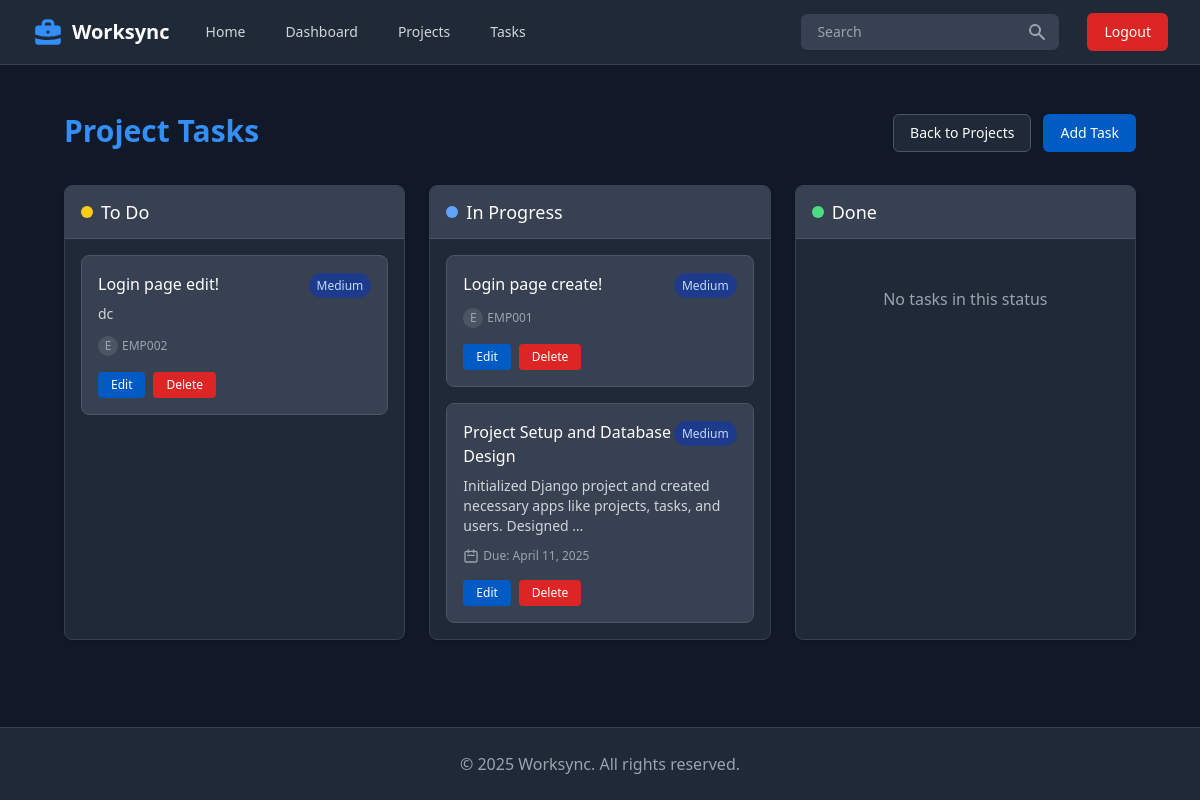
The app's page /projects/29/tasks/ (signed in) with its own data.
### projects/models.py (models this page shows, shortened)
class Task(models.Model):
    STATUS_CHOICES = [
        ('todo', 'To Do'),
        ('in_progress', 'In Progress'),
        ('done', 'Done')
    ]
    PRIORITY_CHOICES = [
        ('low', 'Low'),
        ('medium', 'Medium'),
        ('high', 'High')
    ]
    project = models.ForeignKey(Project, on_delete=models.CASCADE, related_name='tasks')
    title = models.CharField(max_length=100)
    description = models.TextField(blank=True, null=True)
    status = models.CharField(max_length=20, choices=STATUS_CHOICES, default='todo')
    priority = models.CharField(max_length=20, choices=PRIORITY_CHOICES, default='medium')
    assigned_to = models.ForeignKey(User, on_delete=models.SET_NULL, null=True, blank=True, related_name='assigned_tasks')
    due_date = models.DateField(null=True, blank=True)
    created_at = models.DateTimeField(auto_now_add=True)
    updated_at = models.DateTimeField(auto_now=True)

### projects/views.py (the view)
# urls.py: path("<int:project_id>/tasks/", views.task_list, name="task_list"),
@login_required
def task_list(request, project_id):
    project = get_object_or_404(Project, pk=project_id)
    tasks = Task.objects.filter(project=project).order_by('status', '-priority', 'due_date')
    todo_tasks = tasks.filter(status='todo')
    in_progress_tasks = tasks.filter(status='in_progress')
    done_tasks = tasks.filter(status='done')
    context = {
        'project': project,
        'todo_tasks': todo_tasks,
        'in_progress_tasks': in_progress_tasks,
        'done_tasks': done_tasks
    }
    return render(request, 'task_list.html', context)

### projects/templates/task_list.html (shortened to what this page needs)
{% extends "layout.html" %}
{% block content %}
<div class="py-6">
    <div class="max-w-7xl mx-auto px-4 sm:px-6 lg:px-8">
        <div class="flex justify-between items-center">
            <div>
                <h1 class="text-3xl font-bold text-primary-400">Project Tasks</h1>
            </div>
            <div class="flex space-x-3">
                <a href="{% url 'project_list' %}" class="inline-flex items-center px-4 py-2 border border-gray-600 text-sm font-medium rounded-md text-white bg-gray-800 hover:bg-gray-700 focus:outline-none focus:ring-2 focus:ring-offset-2 focus:ring-gray-500">
                    Back to Projects
                </a>
                <a href="{% url 'task_create' project.id %}" class="inline-flex items-center px-4 py-2 border border-transparent text-sm font-medium rounded-md shadow-sm text-white bg-primary-600 hover:bg-primary-700 focus:outline-none focus:ring-2 focus:ring-offset-2 focus:ring-primary-500">
                    Add Task
                </a>
            </div>
        </div>
        <div class="mt-8 grid grid-cols-1 gap-6 md:grid-cols-3">
            <div class="bg-gray-800 rounded-lg shadow border border-gray-700 overflow-hidden">
                <div class="bg-gray-700 px-4 py-3 border-b border-gray-600">
                    <h3 class="text-lg font-medium text-white flex items-center">
                        <span class="h-3 w-3 bg-yellow-400 rounded-full mr-2"></span>
                        To Do
                    </h3>
                </div>
                <div class="p-4 space-y-4">
                    {% for task in todo_tasks %}
                    <div class="bg-gray-700 rounded-lg p-4 border border-gray-600 shadow-sm">
                        <div class="flex justify-between items-start">
                            <h4 class="text-md font-medium text-white">{{ task.title }}</h4>
                            <div>
                                {% if task.priority == 'high' %}
                                <span class="px-2 py-1 text-xs rounded-full bg-red-900 text-red-200">High</span>
                                {% elif task.priority == 'medium' %}
                                <span class="px-2 py-1 text-xs rounded-full bg-blue-900 text-blue-200">Medium</span>
                                {% else %}
                                <span class="px-2 py-1 text-xs rounded-full bg-green-900 text-green-200">Low</span>
                                {% endif %}
                            </div>
                        </div>
                        {% if task.description %}
                        <p class="mt-2 text-sm text-gray-300">{{ task.description|truncatechars:100 }}</p>
                        {% endif %}
                        {% if task.assigned_to %}
                        <div class="mt-3 flex items-center text-xs text-gray-400">
                            <div class="flex-shrink-0 h-5 w-5 bg-gray-600 rounded-full flex items-center justify-center mr-1">
                                <span class="text-xs">{{ task.assigned_to.username|first|upper }}</span>
                            </div>
                            {{ task.assigned_to.username }}
                        </div>
                        {% endif %}
                        <div class="mt-4 flex space-x-2">
                            <a href="{% url 'task_edit' project.id task.id %}" class="inline-flex items-center px-3 py-1 border border-transparent text-xs font-medium rounded text-white bg-primary-600 hover:bg-primary-700 focus:outline-none focus:ring-2 focus:ring-offset-2 focus:ring-primary-500">
                                Edit
                            </a>
                            <a href="{% url 'task_delete' project.id task.id %}" class="inline-flex items-center px-3 py-1 border border-transparent text-xs font-medium rounded text-white bg-red-600 hover:bg-red-700 focus:outline-none focus:ring-2 focus:ring-offset-2 focus:ring-red-500">
                                Delete
                            </a>
                        </div>
                    </div>
                    {% empty %}
                    <div class="text-center py-8">
                        <p class="text-gray-400">No tasks in this status</p>
                    </div>
                    {% endfor %}
                </div>
            </div>
            <div class="bg-gray-800 rounded-lg shadow border border-gray-700 overflow-hidden">
                <div class="bg-gray-700 px-4 py-3 border-b border-gray-600">
                    <h3 class="text-lg font-medium text-white flex items-center">
                        <span class="h-3 w-3 bg-blue-400 rounded-full mr-2"></span>
                        In Progress
                    </h3>
                </div>
                <div class="p-4 space-y-4">
                    {% for task in in_progress_tasks %}
                    <div class="bg-gray-700 rounded-lg p-4 border border-gray-600 shadow-sm">
                        <div class="flex justify-between items-start">
                            <h4 class="text-md font-medium text-white">{{ task.title }}</h4>
                            <div>
                                {% if task.priority == 'high' %}
                                <span class="px-2 py-1 text-xs rounded-full bg-red-900 text-red-200">High</span>
                                {% elif task.priority == 'medium' %}
                                <span class="px-2 py-1 text-xs rounded-full bg-blue-900 text-blue-200">Medium</span>
                                {% else %}
                                <span class="px-2 py-1 text-xs rounded-full bg-green-900 text-green-200">Low</span>
                                {% endif %}
                            </div>
                        </div>
                        {% if task.description %}
                        <p class="mt-2 text-sm text-gray-300">{{ task.description|truncatechars:100 }}</p>
                        {% endif %}
                        {% if task.due_date %}
                        <div class="mt-3 flex items-center text-xs text-gray-400">
                            <svg xmlns="http://www.w3.org/2000/svg" class="h-4 w-4 mr-1" fill="none" viewBox="0 0 24 24" stroke="currentColor">
                                <path stroke-linecap="round" stroke-linejoin="round" stroke-width="2" d="M8 7V3m8 4V3m-9 8h10M5 21h14a2 2 0 002-2V7a2 2 0 00-2-2H5a2 2 0 00-2 2v12a2 2 0 002 2z" />
                            </svg>
                            Due: {{ task.due_date }}
                        </div>
                        {% endif %}
                        {% if task.assigned_to %}
                        <div class="mt-3 flex items-center text-xs text-gray-400">
                            <div class="flex-shrink-0 h-5 w-5 bg-gray-600 rounded-full flex items-center justify-center mr-1">
                                <span class="text-xs">{{ task.assigned_to.username|first|upper }}</span>
                            </div>
                            {{ task.assigned_to.username }}
                        </div>
                        {% endif %}
                        <div class="mt-4 flex space-x-2">
                            <a href="{% url 'task_edit' project.id task.id %}" class="inline-flex items-center px-3 py-1 border border-transparent text-xs font-medium rounded text-white bg-primary-600 hover:bg-primary-700 focus:outline-none focus:ring-2 focus:ring-offset-2 focus:ring-primary-500">
                                Edit
                            </a>
                            <a href="{% url 'task_delete' project.id task.id %}" class="inline-flex items-center px-3 py-1 border border-transparent text-xs font-medium rounded text-white bg-red-600 hover:bg-red-700 focus:outline-none focus:ring-2 focus:ring-offset-2 focus:ring-red-500">
                                Delete
                            </a>
                        </div>
                    </div>
                    {% empty %}
                    <div class="text-center py-8">
                        <p class="text-gray-400">No tasks in this status</p>
                    </div>
                    {% endfor %}
                </div>
            </div>
            <div class="bg-gray-800 rounded-lg shadow border border-gray-700 overflow-hidden">
                <div class="bg-gray-700 px-4 py-3 border-b border-gray-600">
                    <h3 class="text-lg font-medium text-white flex items-center">
                        <span class="h-3 w-3 bg-green-400 rounded-full mr-2"></span>
                        Done
                    </h3>
                </div>
                <div class="p-4 space-y-4">
                    {% for task in done_tasks %}
                    <div class="bg-gray-700 rounded-lg p-4 border border-gray-600 shadow-sm">
                        <div class="flex justify-between items-start">
                            <h4 class="text-md font-medium text-white">{{ task.title }}</h4>
                            <div>
                                {% if task.priority == 'high' %}
                                <span class="px-2 py-1 text-xs rounded-full bg-red-900 text-red-200">High</span>
                                {% elif task.priority == 'medium' %}
                                <span class="px-2 py-1 text-xs rounded-full bg-blue-900 text-blue-200">Medium</span>
                                {% else %}
                                <span class="px-2 py-1 text-xs rounded-full bg-green-900 text-green-200">Low</span>
                                {% endif %}
                            </div>
                        </div>
                        {% if task.description %}
                        <p class="mt-2 text-sm text-gray-300">{{ task.description|truncatechars:100 }}</p>
                        {% endif %}
                        {% if task.due_date %}
                        <div class="mt-3 flex items-center text-xs text-gray-400">
                            <svg xmlns="http://www.w3.org/2000/svg" class="h-4 w-4 mr-1" fill="none" viewBox="0 0 24 24" stroke="currentColor">
                                <path stroke-linecap="round" stroke-linejoin="round" stroke-width="2" d="M8 7V3m8 4V3m-9 8h10M5 21h14a2 2 0 002-2V7a2 2 0 00-2-2H5a2 2 0 00-2 2v12a2 2 0 002 2z" />
                            </svg>
                            Due: {{ task.due_date }}
                        </div>
                        {% endif %}
                        {% if task.assigned_to %}
                        <div class="mt-3 flex items-center text-xs text-gray-400">
                            <div class="flex-shrink-0 h-5 w-5 bg-gray-600 rounded-full flex items-center justify-center mr-1">
                                <span class="text-xs">{{ task.assigned_to.username|first|upper }}</span>
                            </div>
                            {{ task.assigned_to.username }}
                        </div>
                        {% endif %}
                        <div class="mt-4 flex space-x-2">
                            <a href="{% url 'task_edit' project.id task.id %}" class="inline-flex items-center px-3 py-1 border border-transparent text-xs font-medium rounded text-white bg-primary-600 hover:bg-primary-700 focus:outline-none focus:ring-2 focus:ring-offset-2 focus:ring-primary-500">
                                Edit
                            </a>
                            <a href="{% url 'task_delete' project.id task.id %}" class="inline-flex items-center px-3 py-1 border border-transparent text-xs font-medium rounded text-white bg-red-600 hover:bg-red-700 focus:outline-none focus:ring-2 focus:ring-offset-2 focus:ring-red-500">
                                Delete
                            </a>
                        </div>
                    </div>
                    {% empty %}
                    <div class="text-center py-8">
                        <p class="text-gray-400">No tasks in this status</p>
                    </div>
                    {% endfor %}
                </div>
            </div>
        </div>
    </div>
</div>
{% endblock %}

### records on screen
Task: title "Login page edit!", priority "Medium", description "dc", assigned_to.username|first "E", assigned_to.username "EMP002"
Task: title "Login page create!", priority "Medium", assigned_to.username|first "E", assigned_to.username "EMP001"
Task: title "Project Setup and Database Design", priority "Medium", description "Initialized Django project and created necessary apps like projects, tasks, and users. Designed …", due_date "April 11, 2025"
